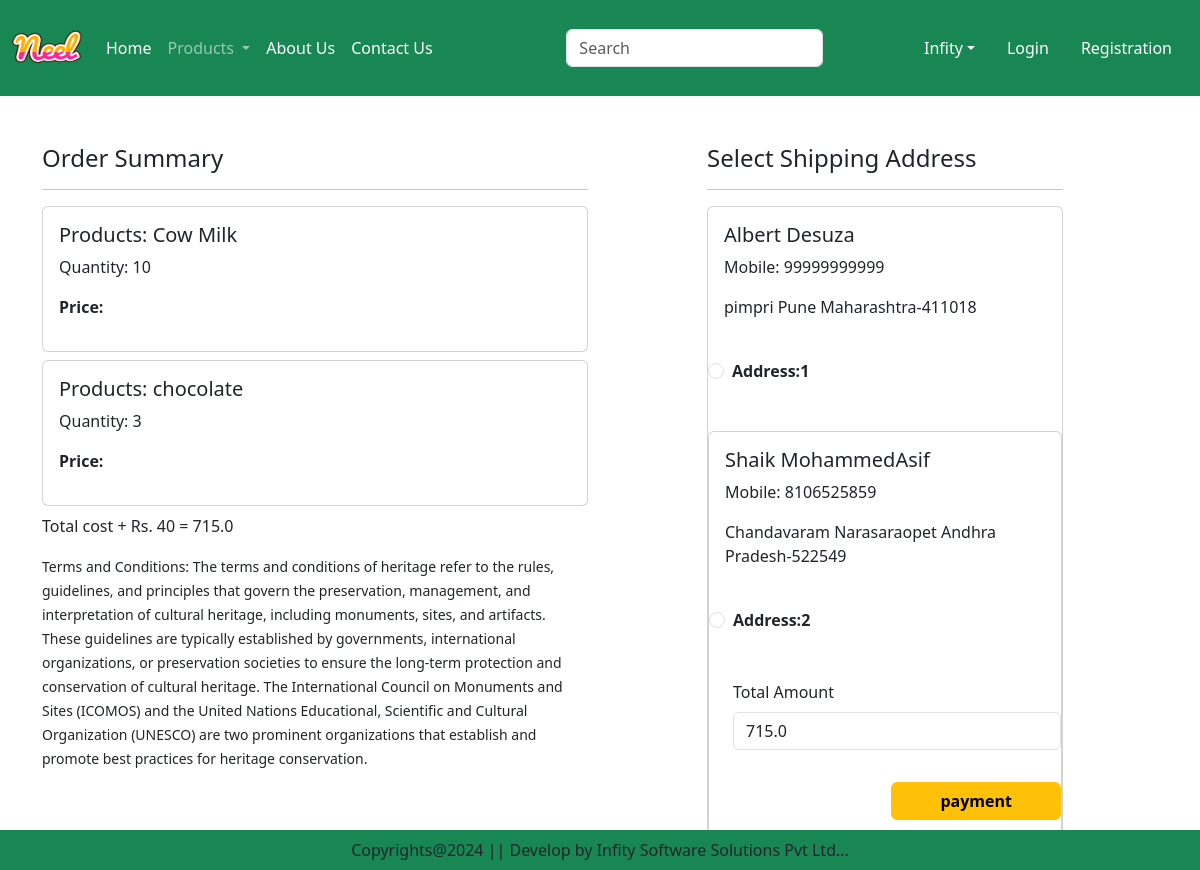
Screenshot of /checkout/ (signed in) with the database file from the repository.
### app/models.py (models this page shows, shortened)
class Cart(models.Model):
    user = models.ForeignKey(User, on_delete=models.CASCADE)
    product = models.ForeignKey(Product, on_delete=models.CASCADE)
    quantity = models.PositiveIntegerField(default=1, blank=True, null=True)

class Product(models.Model):
    title = models.CharField(max_length=100)
    selling_price = models.FloatField()
    discounted_price = models.FloatField()
    description = models.TextField()
    composition = models.TextField(default='')
    prodapp = models.TextField(default='')
    category = models.CharField(choices=CATEGORY_CHOICES, max_length=2)
    product_image = models.ImageField(upload_to='product')

class Customer(models.Model):
    user = models.ForeignKey(User,on_delete=models.CASCADE)
    name = models.CharField(max_length=200)
    locality = models.CharField(max_length=200)
    city = models.CharField(max_length=50)
    mobile = models.IntegerField(default=0)
    zipcode = models.IntegerField(default=0)
    state = models.CharField(choices=STATE_CHOICES, max_length=100)

### app/views.py (the view)
# urls.py: path('checkout/', views.checkout.as_view(), name='checkout'),
class checkout(View):
    def get(self,request):
        user=request.user
        add=Customer.objects.filter(user=user)
        cart_items=Cart.objects.filter(user=user)
        famount = 0
        for p in cart_items:
            value = p.quantity * p.product.discounted_price
            famount = famount + value
        totalamount = famount + 40
        return render (request, 'app/checkout.html',locals())

### app/templates/app/checkout.html (shortened to what this page needs)
{% extends 'app/base.html' %}
{% load static %}
{% block main-content %}
<div class="container">
      <div class = "row mt-5">
      <div class = "col-sm-6">
       <h4>Order Summary</h4>
       <hr>
        {% for item in cart_items %}
          <div class = "card mb-2">
            <div class="card-body">
              <h5>Products: {{item.product.title}}</h5>
              <p>Quantity: {{item.quantity}}</p>
              <p class = "fw-bold">Price:{{item.product.dicounted_price}}</p>
           </div>
          </div>
       {% endfor %}
        <p class="fw-fold">Total cost + Rs. 40 = {{totalamount}}</p>
        <small>Terms and Conditions: The terms and conditions of heritage refer to the rules, guidelines, and principles that govern the preservation, management, and interpretation of cultural heritage, including monuments, sites, and artifacts. These guidelines are typically established by governments, international organizations, or preservation societies to ensure the long-term protection and conservation of cultural heritage. The International Council on Monuments and Sites (ICOMOS) and the United Nations Educational, Scientific and Cultural Organization (UNESCO) are two prominent organizations that establish and promote best practices for heritage conservation.  </small>
    </div>
     <div class="col-sm-4 offset-sm-1">
       <h4>Select Shipping Address</h4>
       <hr>
        <form method="post" id="myform">
         {% for ad in add  %}
         <div class="card">
           <div class="card-body">
            <h5>{{ad.name}}</h5>
             <p>Mobile: {{ad.mobile}}</p>
             <p>{{ad.locality}} {{ad.city}} {{ad.state}}-{{ad.zipcode}}</p>
          </div>
            <div>
             <div class="form-check mt-2 mb-5">
              <input class= "form-check-input" type="radio" name="custid" id="custadd{{forloop.counter}}" value="{{ad.id}}"/>
              <label class= "form-check-label fw-bold" for="custadd{{forloop.counter}}">Address:{{forloop.counter}}</label>
            </div>
         {% endfor %}
          <div class="form-check mb-3">
            <label for="totalamount" class="form-label">Total Amount</label>
            <input type="number" class="form-control" name="totalamount" value={{totalamount}} readonly>
          </div>
        <div class = "text-end">
          <div>
          <button id="rzp-button1" type="submit" class="btn btn-warning mt-3 px-5 fw-bold">payment</button><br><br><br>
        </div>
       </form>
      </div>
   </div>
</div>
{% endblock main-content %}

### rows the page displays
Cart: product "Cow Milk", quantity "10"
Cart: product "chocolate", quantity "3"
Customer: name "Albert Desuza", mobile "99999999999", locality "pimpri", city "Pune", state "Maharashtra", zipcode "411018"
Customer: name "Shaik MohammedAsif", mobile "8106525859", locality "Chandavaram", city "Narasaraopet", state "Andhra Pradesh", zipcode "522549"

### other values shown
{{ totalamount }} "715.0"
